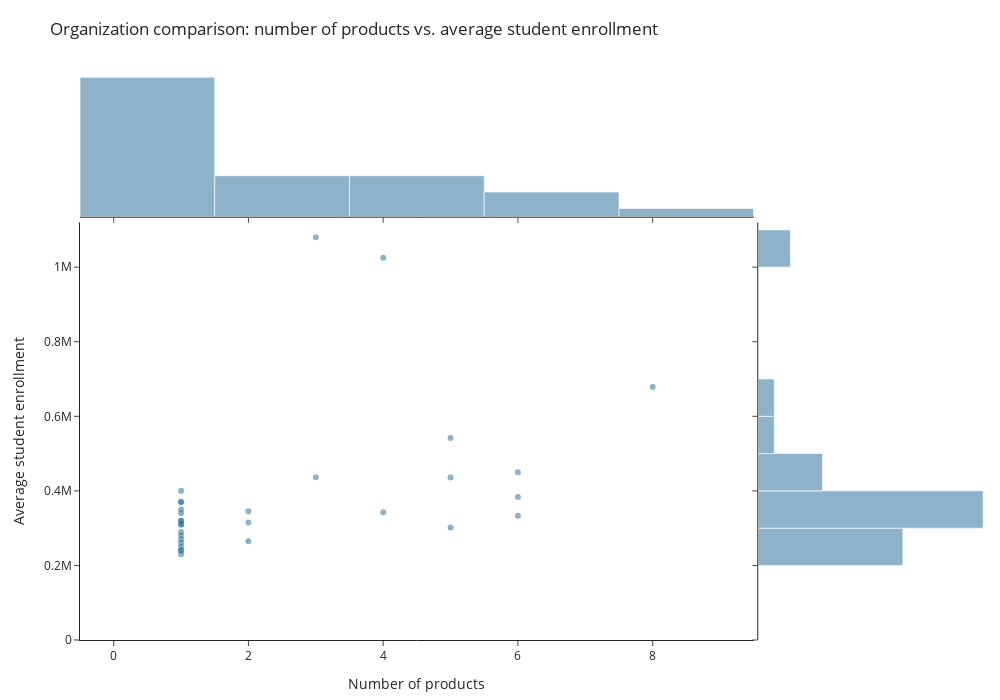

The notebook cell saved with this chart:
### Markdown cell above
In outliers data set, organizations do not have that many products in Coursera. However, average enrolment is way higher. From around 60,000 in regular data set to above 300,000 in outliers.

### Code cell
fig = px.scatter(
    outliers_enrollment_grouped_per_organization, 
    x = "count", 
    y = "mean", 
    marginal_x="histogram", 
    marginal_y="histogram", 
    template="simple_white",
    height=700,
    width=1000,
    custom_data = "course_organization",
    color_discrete_sequence = [px.colors.qualitative.Prism[1]],
    title="Organization comparison: number of products vs. average student enrollment",
    labels={
        "count": "Number of products",
        "mean": "Average student enrollment"
    }
)

fig.update_layout(
    hoverlabel=dict(
        bgcolor="white",
        bordercolor = "white",
        font=dict(
            color="#494a5e"
        )
    ),
    margin=dict(r = 5, t = 70, b = 60),
    yaxis=dict(
        range=
        [0, 
         outliers_enrollment_grouped_per_organization['mean'].max()+40000]
    ),
)

fig.update_traces(
    marker=dict(color="#1D6996", opacity=0.5),
    selector=dict(type="scatter"),
    hovertemplate=
    "Organization: <b>%{customdata[0]}</b><br>" +
    "Number of products: %{x}<br>" + 
    "AVG number of students per course: %{y:,.0f}" 
)

fig.show()

### Figure 1 — Plotly figure (JSON) as saved in the notebook; plotly's stock layout.template omitted (floating-point values rounded to 4 significant figures)
{"data": [{"customdata": [["Berklee College Of Music"], ["California Institute Of The Arts"], ["Deeplearning.Ai"], ["Duke University"], ["Georgia Institute Of Technology"], ["Google"], ["Google Cloud"], ["Ibm"], ["Indian School Of Business"], ["Johns Hopkins University"], ["Ludwig-Maximilians-Universität München (Lmu)"], ["Macquarie University"], ["Mcmaster University"], ["Pontificia Universidad Católica De Chile"], ["Sas"], ["Stanford University"], ["The Museum Of Modern Art"], ["The University Of Edinburgh"], ["Universidad Nacional Autónoma De México"], ["Universitat Autònoma De Barcelona"], ["University Of Amsterdam"], ["University Of California San Diego"], ["University Of California, Irvine"], ["University Of Illinois At Urbana-Champaign"], ["University Of Michigan"], ["University Of Pennsylvania"], ["University Of Virginia"], ["University Of Washington"], ["Vanderbilt University"], ["Yale University"], ["Yonsei University"]], "hovertemplate": "Organization: <b>%{customdata[0]}</b><br>Number of products: %{x}<br>AVG number of students per course: %{y:,.0f}", "legendgroup": "", "marker": {"color": "#1D6996", "opacity": 0.5, "symbol": "circle"}, "mode": "markers", "name": "", "orientation": "v", "showlegend": false, "type": "scatter", "x": [1, 1, 5, 6, 3, 2, 5, 4, 1, 5, 1, 1, 1, 1, 1, 4, 1, 1, 1, 1, 1, 1, 6, 2, 8, 6, 1, 2, 1, 3, 1], "xaxis": "x", "y": [320000, 290000, 436000, 333300.0, 436700.0, 315000, 302000, 342500, 320000, 542000, 350000, 240000, 230000, 340000, 370000, 1025000, 310000, 370000, 310000, 280000, 260000, 250000, 450000, 345000, 678750, 383300.0, 240000, 265000, 270000, 1080000, 400000], "yaxis": "y"}, {"alignmentgroup": "True", "bingroup": "x", "hovertemplate": "Number of products=%{x}<br>count=%{y}<extra></extra>", "legendgroup": "", "marker": {"color": "rgb(29, 105, 150)"}, "name": "", "offsetgroup": "", "opacity": 0.5, "showlegend": false, "type": "histogram", "x": [1, 1, 5, 6, 3, 2, 5, 4, 1, 5, 1, 1, 1, 1, 1, 4, 1, 1, 1, 1, 1, 1, 6, 2, 8, 6, 1, 2, 1, 3, 1], "xaxis": "x3", "yaxis": "y3"}, {"alignmentgroup": "True", "bingroup": "y", "hovertemplate": "Average student enrollment=%{y}<br>count=%{x}<extra></extra>", "legendgroup": "", "marker": {"color": "rgb(29, 105, 150)"}, "name": "", "offsetgroup": "", "opacity": 0.5, "showlegend": false, "type": "histogram", "xaxis": "x2", "y": [320000, 290000, 436000, 333300.0, 436700.0, 315000, 302000, 342500, 320000, 542000, 350000, 240000, 230000, 340000, 370000, 1025000, 310000, 370000, 310000, 280000, 260000, 250000, 450000, 345000, 678750, 383300.0, 240000, 265000, 270000, 1080000, 400000], "yaxis": "y2"}], "layout": {"barmode": "overlay", "height": 700, "hoverlabel": {"bgcolor": "white", "bordercolor": "white", "font": {"color": "#494a5e"}}, "legend": {"tracegroupgap": 0}, "margin": {"b": 60, "r": 5, "t": 70}, "title": {"text": "Organization comparison: number of products vs. average student enrollment"}, "width": 1000, "xaxis": {"anchor": "y", "domain": [0, 0.7363], "title": {"text": "Number of products"}}, "xaxis2": {"anchor": "y2", "domain": [0.7413, 1], "matches": "x2", "showline": false, "showticklabels": false, "ticks": ""}, "xaxis3": {"anchor": "y3", "domain": [0, 0.7363], "matches": "x", "showticklabels": false}, "xaxis4": {"anchor": "y4", "domain": [0.7413, 1], "matches": "x2", "showline": false, "showticklabels": false, "ticks": ""}, "yaxis": {"anchor": "x", "domain": [0, 0.7326], "range": [0, 1120000], "title": {"text": "Average student enrollment"}}, "yaxis2": {"anchor": "x2", "domain": [0, 0.7326], "matches": "y", "showticklabels": false}, "yaxis3": {"anchor": "x3", "domain": [0.7426, 1], "matches": "y3", "showline": false, "showticklabels": false, "ticks": ""}, "yaxis4": {"anchor": "x4", "domain": [0.7426, 1], "matches": "y3", "showline": false, "showticklabels": false, "ticks": ""}}}
